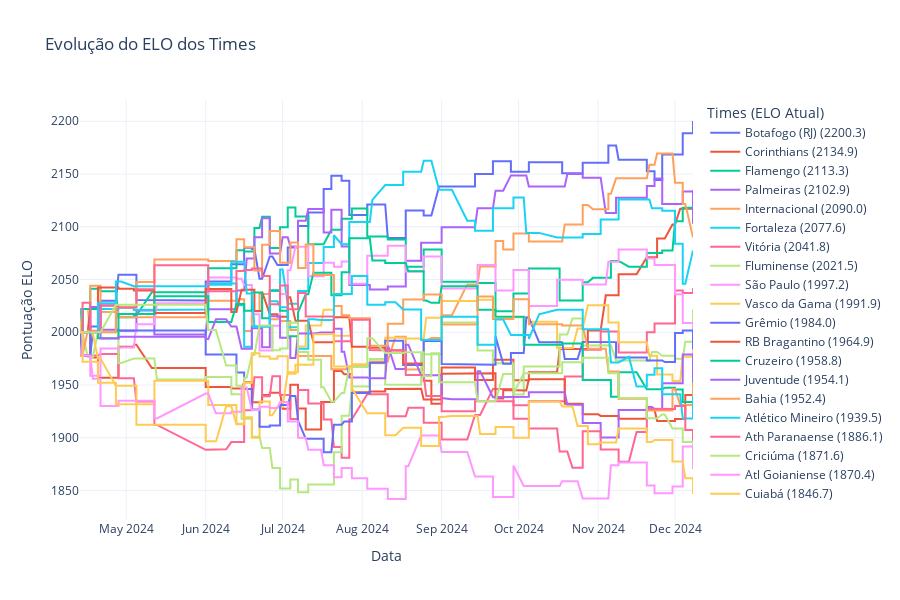

Notebook source saved alongside this figure:
### Markdown cell above
## Criação do gráfico interativo com a evolução de ELO por Data

### Code cell
import plotly.graph_objects as go

df['Data'] = pd.to_datetime(df['Date'], errors='coerce', dayfirst=True)


# Criar dicionário para armazenar os pontos ELO ao longo do tempo
elo_history = {team: [] for team in pd.concat([df['Time da Casa'], df['Time Visitante']]).unique()}
elo_history['Data'] = []

# Parâmetros iniciais
initial_elo = 2000
team_elo = {team: initial_elo for team in elo_history if team != 'Data'}


# Processar os jogos e armazenar a evolução dos ELOs
for index, row in df.iterrows():
    time_casa = row['Time da Casa']
    time_visitante = row['Time Visitante']
    gols_casa = row['Gols Casa']
    gols_visitante = row['Gols Visitante']
    data = row['Data']
    
    resultado_casa = 1 if gols_casa > gols_visitante else 0.5 if gols_casa == gols_visitante else 0
    resultado_visitante = 1 - resultado_casa
    
    diferenca_gols = abs(gols_casa - gols_visitante)
    home_advantage = calcular_vantagem_casa(df)
    
    # Atualizar os ELOs
    elo_casa = team_elo[time_casa]
    elo_visitante = team_elo[time_visitante]
    
    ajuste_casa = calcular_ajuste(elo_casa, elo_visitante, resultado_casa, diferenca_gols, 1, home_advantage)
    ajuste_visitante = calcular_ajuste(elo_visitante, elo_casa, resultado_visitante, diferenca_gols, 1, -home_advantage)
    
    team_elo[time_casa] += ajuste_casa
    team_elo[time_visitante] += ajuste_visitante
    
    # Armazenar os valores do ELO após a partida
    for team in team_elo.keys():
        elo_history[team].append(team_elo[team])
    elo_history['Data'].append(data)

# Converter o histórico de ELO em um DataFrame
elo_df = pd.DataFrame(elo_history)

# Preencher valores ausentes com o ELO inicial
elo_df = elo_df.fillna(initial_elo)

# Ordenar os times pela pontuação atual de ELO
sorted_teams = sorted(team_elo.keys(), key=lambda x: team_elo[x], reverse=True)

# Garantir que a coluna de datas está no formato correto
elo_df['Data'] = pd.to_datetime(elo_df['Data'])

# Criar o gráfico interativo
fig = go.Figure()

# Adicionar linhas para cada time na ordem do ELO
for team in sorted_teams:
    fig.add_trace(go.Scatter(
        x=elo_df['Data'], 
        y=elo_df[team],
        mode='lines',
        name=f"{team} ({team_elo[team]:.1f})"  # Exibir ELO atual na legenda
    ))

# Personalizar layout
fig.update_layout(
    title='Evolução do ELO dos Times',
    xaxis=dict(
        range=[elo_df['Data'].min(), elo_df['Data'].max()],  # Ajustar a escala do eixo X
        title='Data'
    ),
    yaxis_title='Pontuação ELO',
    legend_title='Times (ELO Atual)',
    hovermode='x unified',
    template='plotly_white',
    width=900,
    height=600
)

# Exibir o gráfico
fig.show()

### Figure 1 — Plotly figure (JSON) as saved in the notebook; plotly's stock layout.template omitted (floating-point values rounded to 4 significant figures; data arrays with more than 128 entries replaced by an {"elided": "..."} marker saying what was removed)
{"data": [{"mode": "lines", "name": "Botafogo (RJ) (2200.3)", "type": "scatter", "x": {"elided": "380 str values"}, "y": {"elided": "380 float values"}}, {"mode": "lines", "name": "Corinthians (2134.9)", "type": "scatter", "x": {"elided": "380 str values"}, "y": {"elided": "380 float values"}}, {"mode": "lines", "name": "Flamengo (2113.3)", "type": "scatter", "x": {"elided": "380 str values"}, "y": {"elided": "380 float values"}}, {"mode": "lines", "name": "Palmeiras (2102.9)", "type": "scatter", "x": {"elided": "380 str values"}, "y": {"elided": "380 float values"}}, {"mode": "lines", "name": "Internacional (2090.0)", "type": "scatter", "x": {"elided": "380 str values"}, "y": {"elided": "380 float values"}}, {"mode": "lines", "name": "Fortaleza (2077.6)", "type": "scatter", "x": {"elided": "380 str values"}, "y": {"elided": "380 float values"}}, {"mode": "lines", "name": "Vitória (2041.8)", "type": "scatter", "x": {"elided": "380 str values"}, "y": {"elided": "380 float values"}}, {"mode": "lines", "name": "Fluminense (2021.5)", "type": "scatter", "x": {"elided": "380 str values"}, "y": {"elided": "380 float values"}}, {"mode": "lines", "name": "São Paulo (1997.2)", "type": "scatter", "x": {"elided": "380 str values"}, "y": {"elided": "380 float values"}}, {"mode": "lines", "name": "Vasco da Gama (1991.9)", "type": "scatter", "x": {"elided": "380 str values"}, "y": {"elided": "380 float values"}}, {"mode": "lines", "name": "Grêmio (1984.0)", "type": "scatter", "x": {"elided": "380 str values"}, "y": {"elided": "380 float values"}}, {"mode": "lines", "name": "RB Bragantino (1964.9)", "type": "scatter", "x": {"elided": "380 str values"}, "y": {"elided": "380 float values"}}, {"mode": "lines", "name": "Cruzeiro (1958.8)", "type": "scatter", "x": {"elided": "380 str values"}, "y": {"elided": "380 float values"}}, {"mode": "lines", "name": "Juventude (1954.1)", "type": "scatter", "x": {"elided": "380 str values"}, "y": {"elided": "380 float values"}}, {"mode": "lines", "name": "Bahia (1952.4)", "type": "scatter", "x": {"elided": "380 str values"}, "y": {"elided": "380 float values"}}, {"mode": "lines", "name": "Atlético Mineiro (1939.5)", "type": "scatter", "x": {"elided": "380 str values"}, "y": {"elided": "380 float values"}}, {"mode": "lines", "name": "Ath Paranaense (1886.1)", "type": "scatter", "x": {"elided": "380 str values"}, "y": {"elided": "380 float values"}}, {"mode": "lines", "name": "Criciúma (1871.6)", "type": "scatter", "x": {"elided": "380 str values"}, "y": {"elided": "380 float values"}}, {"mode": "lines", "name": "Atl Goianiense (1870.4)", "type": "scatter", "x": {"elided": "380 str values"}, "y": {"elided": "380 float values"}}, {"mode": "lines", "name": "Cuiabá (1846.7)", "type": "scatter", "x": {"elided": "380 str values"}, "y": {"elided": "380 float values"}}], "layout": {"height": 600, "hovermode": "x unified", "legend": {"title": {"text": "Times (ELO Atual)"}}, "title": {"text": "Evolução do ELO dos Times"}, "width": 900, "xaxis": {"range": ["2024-04-13T00:00:00", "2024-12-08T00:00:00"], "title": {"text": "Data"}}, "yaxis": {"title": {"text": "Pontuação ELO"}}}}
